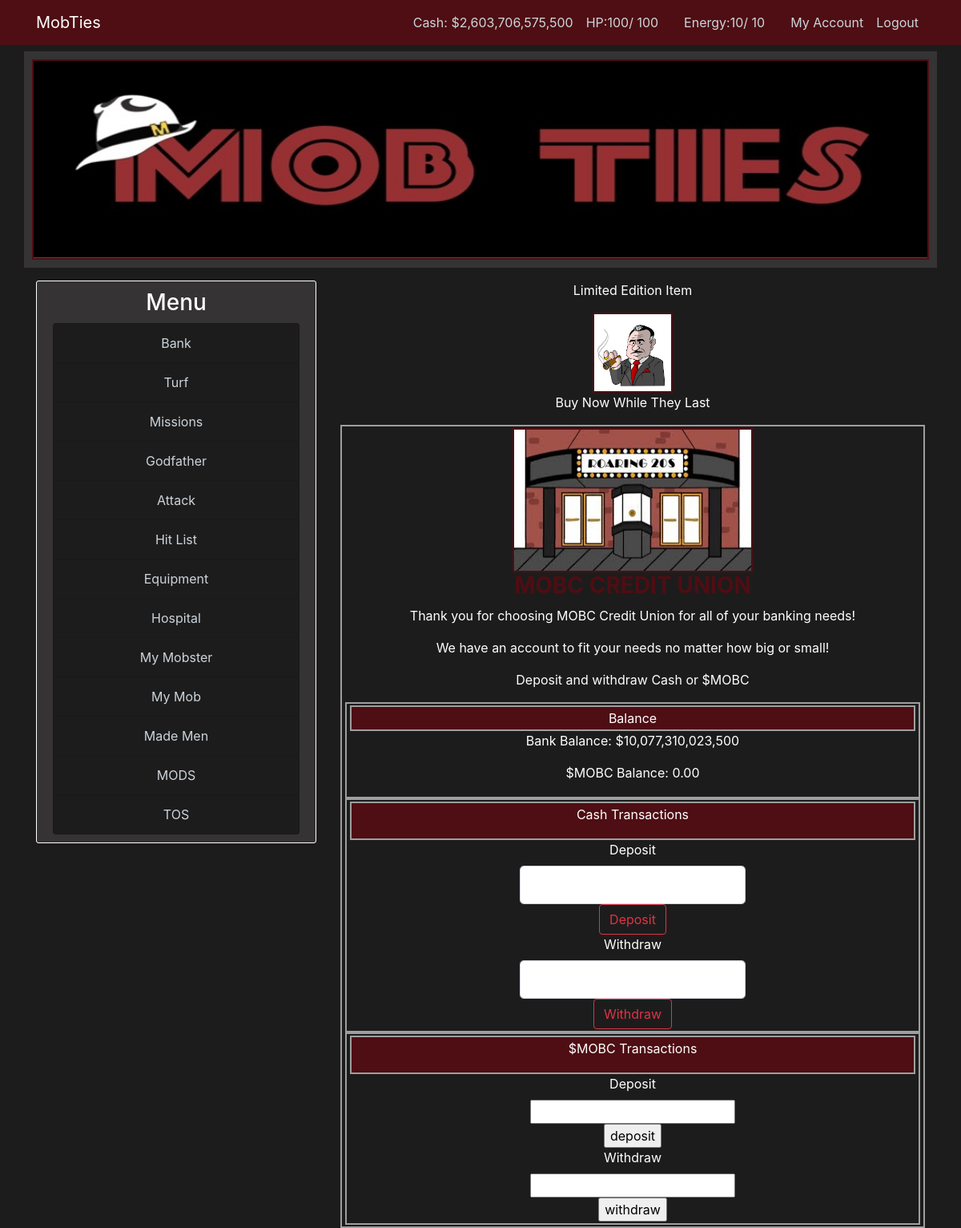
The app's page /bank (signed in), older data.
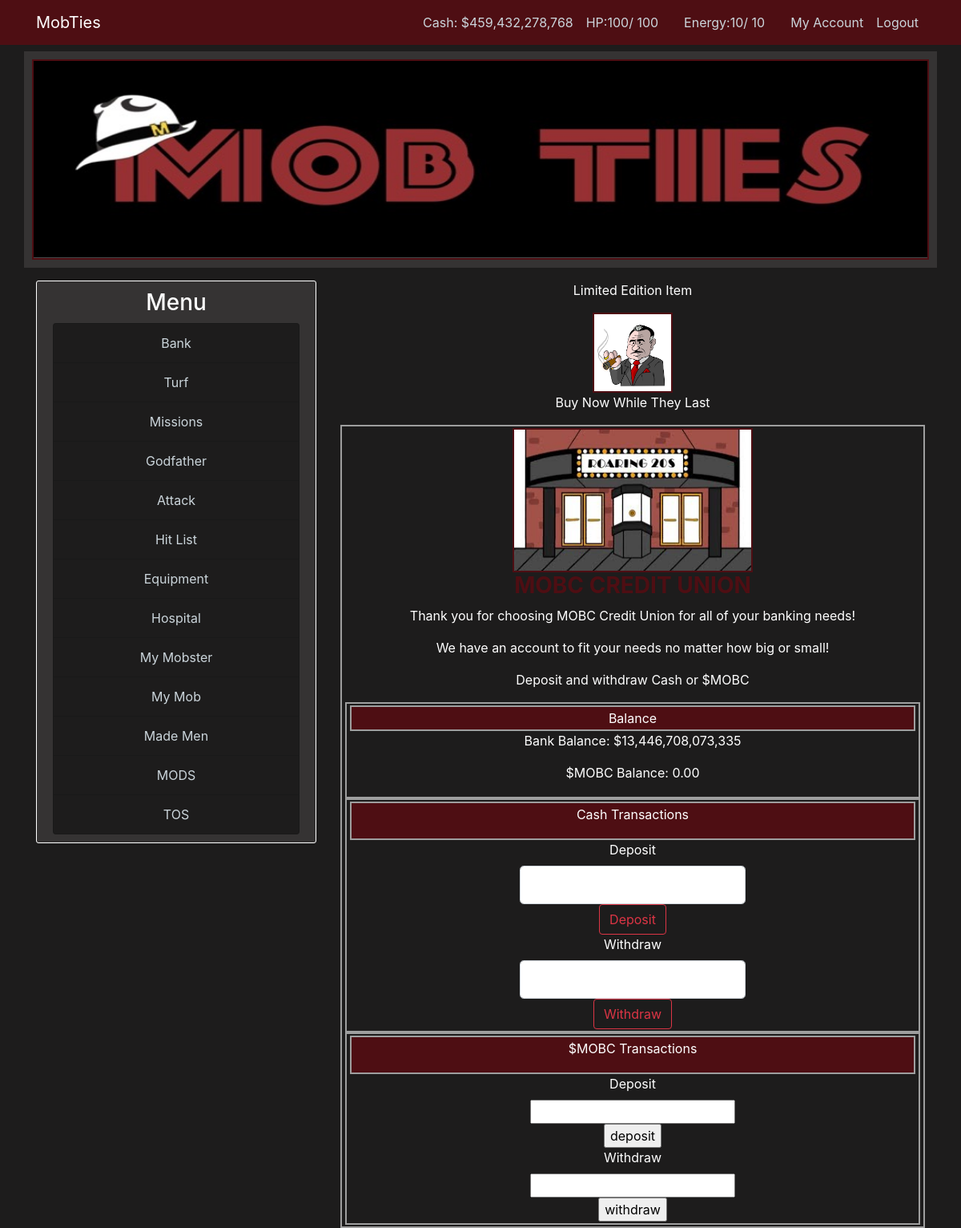
The same page, newer data.
### mobster/models.py (models this page shows, shortened)
class User(db.Model, UserMixin):
    id = db.Column(db.Integer, primary_key=True)
    username = db.Column(db.String(22), unique=True, nullable=False)
    email = db.Column(db.String(120), unique=True, nullable=False)
    image_file = db.Column(db.String(20), nullable=False, default='default.jpg')
    password = db.Column(db.String(60), nullable=False)
    cash_on_hand = db.Column(db.Integer, default=0)
    cash_in_bank = db.Column(db.Integer, default=0)
    posts = db.relationship('Post', backref='author', lazy=True)
    items = db.relationship('User_Items', lazy=True)
    turf = db.relationship('User_Turf', lazy=True)
    stats = db.relationship('User_Stats', uselist=False)

### mobster/routes.py (the view, shortened to what this page needs)
@app.route("/bank", methods=['GET', 'POST'])
@login_required
def bank():
    user = User.query.filter_by(username=current_user.username).first()
    deposit_form = BankDepositForm()
    withdraw_form = BankWithdrawForm()
    return render_template('game_templates/bank.html', title='Bank', deposit_form=deposit_form, withdraw_form=withdraw_form)

### mobster/forms.py (shortened to what this page needs)
class BankDepositForm(FlaskForm):
    deposit = IntegerField('Deposit', validators=[NumberRange(min=1)])
    deposit_submit = SubmitField('Deposit')

class BankWithdrawForm(FlaskForm):
    withdraw = IntegerField('Withdraw', validators=[NumberRange(min=0)])
    withdraw_submit = SubmitField('Withdraw')

### mobster/models.py (called while the page is built)
@login_manager.user_loader
def load_user(user_id):
    return User.query.get(int(user_id))

### mobster/templates/game_templates/bank.html (shortened to what this page needs)
{% extends "layout.html" %}
{% block body %}
    <div class="page-container">
	<div class="page-title">
	    <img src="{{ url_for('static',filename='images/bank.jpg') }}" alt="bank.jpg" width="300" height="180">
	    <h3><b>MOBC CREDIT UNION</b></h3>
	    <p>Thank you for choosing MOBC Credit Union for all of your banking needs!</p>
            <p>We have an account to fit your needs no matter how big or small!</p>
            <p> Deposit and withdraw Cash or $MOBC</p>
	</div>
	<div class="page-container">
	    <div class="page-container-head">
		Balance
	    </div>
	    <div class="page-container-body">
			<p>Bank Balance: ${{ '{:,}'.format(current_user.cash_in_bank) }}</p>
            <p>$MOBC Balance: {{ '{:,.2f}'.format(0) }}</p>
	    </div>
	</div>
	<div class="page-container">
	    <div class="page-container-head">
            <p>Cash Transactions</p>
	    </div>
	    <div class="page-container-body">
	        <form method=POST action="#">
				{{ deposit_form.deposit.label(class="form-control-label") }}
				{% if deposit_form.deposit.errors %}
					{{ deposit_form.deposit(class="form-control form-control-lg is-invalid") }}
					<div class="invalid-feedback">
						{% for error in deposit_form.deposit.errors %}
							<span>{{ error }}</span>
						{% endfor %}
					</div>
				{% else %}
					{{ deposit_form.deposit(class="form-control form-control-lg page-container-form", autocomplete="off") }}
				{% endif%}
				{{ deposit_form.deposit_submit(class="btn btn-outline-danger") }}
			</form>
			<form method=POST action="#">
				{{ withdraw_form.withdraw.label(class="form-control-label") }}
				{% if withdraw_form.withdraw.errors %}
					{{ withdraw_form.withdraw(class="form-control form-control-lg is-invalid") }}
					<div class="invalid-feedback">
						{% for error in withdraw_form.withdraw.errors %}
							<span>{{ error }}</span>
						{% endfor %}
					</div>
				{% else %}
					{{ withdraw_form.withdraw(class="form-control form-control-lg page-container-form", autocomplete="off") }}
				{% endif%}
				{{ withdraw_form.withdraw_submit(class="btn btn-outline-danger") }}
			</form>
	    </div>
	</div>
	<div class="page-container">
	    <div class="page-container-head">
		<p>$MOBC Transactions</p>
	    </div>
	    <div class="page-container-body">
		<form action="#">
	            <label for="deposit">Deposit</label><br>
		    <input type="text" name="deposit"><br>
		    <input type="submit" value="deposit">
		</form>
		<form action="#">
		    <label for="withdraw">Withdraw</label><br>
		    <input type="text" name="withdraw"><br>
		    <input type="submit" value="withdraw">
		</form>
	    </div>
        </div>
    </div>
{% endblock %}

### mobster/templates/layout.html (shortened to what the changed rows need)
<!DOCTYPE html>
<html>
	<head>
        <link rel="stylesheet" href="https://stackpath.bootstrapcdn.com/bootstrap/4.3.1/css/bootstrap.min.css">
		<link rel="stylesheet" type="text/css" href="{{ url_for('static', filename='main.css') }}">
	</head>
	<body>
        <header class="site-header">
            <nav class="navbar navbar-expand-md navbar-dark bg-dark-red fixed-top">
                <div class="container">
                    <div class="collapse navbar-collapse" id="navbarToggle">
                        <div class="navbar-nav">
                            {% if current_user.is_authenticated %}
                            <a class="nav-item nav-link" href="#"><span hidden id="id">{{current_user.id}}</span></a>
                            <a class="nav-item nav-link" href="#"><span hidden id="username">{{current_user.username}}</span></a>
                                <a class="nav-item nav-link" href="{{ url_for('bank') }}">Cash: ${{ '{:,}'.format(current_user.cash_on_hand) }}</a>
                                <a class="nav-item nav-link" href="{{ url_for('hospital') }}">
                                    HP:<span id="current_health">{{ current_user.stats.user_current_health }}</span>/
                                    <span id="max_health">{{ current_user.stats.user_max_health }}</span></a>
                                <a class="nav-item nav-link" href="#"><span hidden id="health_clock">0</span></a>
                                <a class="nav-item nav-link" href="{{ url_for('hospital') }}">
                                    Energy:<span id="current_energy">{{ current_user.stats.user_current_energy }}</span>/
                                    <span id="max_energy">{{ current_user.stats.user_max_energy }}</span></a>
                                <a class="nav-item nav-link" href="#"><span hidden id="energy_clock">0</span></a>
                                <a class="nav-item nav-link" href="{{ url_for('account') }}">My Account</a>
                                <a class="nav-item nav-link" href="{{ url_for('logout') }}">Logout</a>
                            {% else %}
                                <a class="nav-item nav-link" href="{{ url_for('login') }}">Login</a>
                                <a class="nav-item nav-link" href="{{ url_for('register') }}">Register</a>
                            {% endif %}
                        </div>
                    </div>
                </div>
            </nav>
        </header>
        <main role="main" class="container">
            <div class="row">
                <div class="col-md-8">
                    {% block body %}{% endblock %}
                </div>
	</body>
</html>

Row changes from the older to the newer data that the page shows:
changed User: cash_on_hand "2,603,706,575,500" → "459,432,278,768"; cash_in_bank "10,077,310,023,500" → "13,446,708,073,335"
